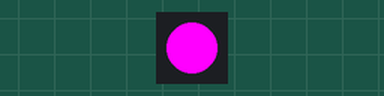
This sketch was run on a simulated Arduino Mega 2560, built with avr-gcc and run on an emulated ATmega2560. Shown: 1 RGB LEDs in strip order, left to right.

Above: at 0.5 s.
At 8.7 s:
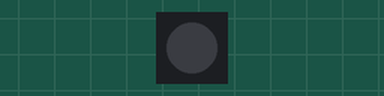
Timing chart, 0 to 13.0 s (numbered marks = the images above):
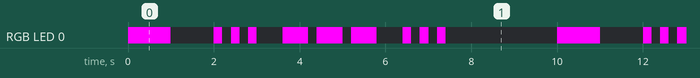

Measured:
- by itself, RGB LED 0: repeats every 10.0 s: off 1.0 s, 2 × (RGB(255, 0, 255) 0.20 s, off 0.20 s), RGB(255, 0, 255) 0.20 s, off 0.60 s, 2 × (RGB(255, 0, 255) 0.60 s, off 0.20 s), RGB(255, 0, 255) 0.60 s, off 0.60 s, 2 × (RGB(255, 0, 255) 0.20 s, off 0.20 s), RGB(255, 0, 255) 0.20 s, off 2.6 s, RGB(255, 0, 255) 1.0 s
- by itself, everything shown: repeats every 10.0 s, in 20 steps

The sketch:

Codigo_SOS.ino
```cpp
#include <Adafruit_NeoPixel.h>

#define LED_PIN 48      //
#define NUMPIXELS 1     //

// Inicializa el LED RGB
Adafruit_NeoPixel pixels(NUMPIXELS, LED_PIN, NEO_GRB + NEO_KHZ800);

// Duraciones Morse
#define DOT_DURATION 200
#define DASH_DURATION 600
#define SYMBOL_SPACE 200
#define LETTER_SPACE 600
#define WORD_SPACE 1400

// Código Morse
const char* morseCode[] = {
  ".-", "-...", "-.-.", "-..", ".", "..-.", "--.", "....", "..", ".---",
  "-.-", ".-..", "--", "-.", "---", ".--.", "--.-", ".-.", "...", "-",
  "..-", "...-", ".--", "-..-", "-.--", "--.."
};

String message = "SOS";

void setup() {
  pixels.begin();
  pixels.clear();
  pixels.show();
  Serial.begin(115200);
}

void blinkColor(uint8_t r, uint8_t g, uint8_t b, int duration) {
  pixels.setPixelColor(0, pixels.Color(r, g, b));
  pixels.show();
  delay(duration);
  pixels.clear();
  pixels.show();
}

// Simulación de tu fragmento con RGB_BUILTIN
void testRGB() {
  // Encender el LED en blanco por 1 segundo
  pixels.setPixelColor(0, pixels.Color(255, 0, 255));
  pixels.show();
  delay(1000);

  // Apagar el LED por 1 segundo
  pixels.clear();
  pixels.show();
  delay(1000);
}

void loop() {
  // Primero hacemos la prueba del LED
  testRGB();

  // Luego ejecutamos el mensaje en código Morse
  for (int i = 0; i < message.length(); i++) {
    char c = toupper(message[i]);
    if (c >= 'A' && c <= 'Z') {
      String morse = morseCode[c - 'A'];
      for (int j = 0; j < morse.length(); j++) {
        if (morse[j] == '.') {
          blinkColor(255, 0, 255, DOT_DURATION);
          delay(SYMBOL_SPACE);
        } else if (morse[j] == '-') {
          blinkColor(255, 0, 255, DASH_DURATION);
          delay(SYMBOL_SPACE);
        }
      }
      delay(LETTER_SPACE - SYMBOL_SPACE);
    } else if (c == ' ') {
      delay(WORD_SPACE - LETTER_SPACE);
    }
  }
  delay(2000);
}
```
